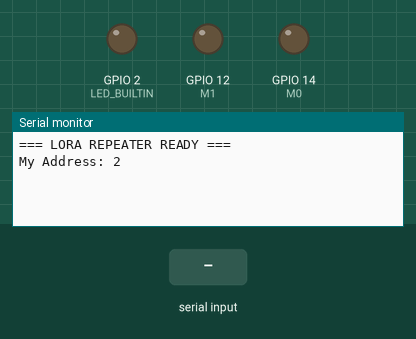
A sketch run on a simulated ESP32. Parts: output pins drawn as LEDs (lit = HIGH), the last lines printed to the serial monitor. The inputs (shaded band) are chosen by the test bench.

Above: at 1.2 s.
1.3 s: "90,45\n" received over the second serial link
At 2.2 s:
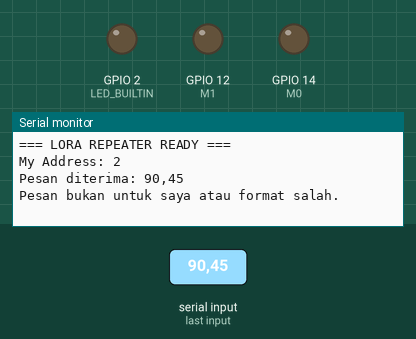
2.8 s: "3\n" received over the second serial link
At 3.2 s:
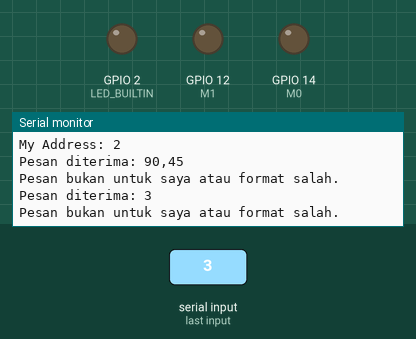
4.3 s: "90,45,%149[^]\n" received over the second serial link
At 4.8 s:
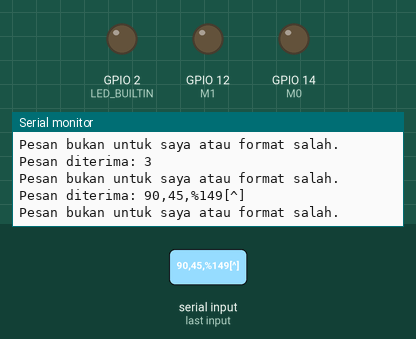

The sketch:

repeater.ino
```cpp
#include <Arduino.h>

// ===== PIN DEFINITIONS =====
#define LORA_RX 26
#define LORA_TX 27
#define LORA_BAUD 9600
#define M0 14
#define M1 12
#define LED_BUILTIN 2

// ===== LORA ADDRESSING =====
#define MY_ADDRESS 2       // Alamat untuk Repeater
#define TX_ADDRESS 1       // Alamat untuk node Pengirim (tx2)
#define RX_ADDRESS 3       // Alamat untuk node Penerima (rx2)

HardwareSerial loraSerial(2);

void setup() {
  Serial.begin(115200);
  pinMode(LED_BUILTIN, OUTPUT);
  pinMode(M0, OUTPUT);
  pinMode(M1, OUTPUT);
  digitalWrite(M0, LOW);
  digitalWrite(M1, LOW);

  loraSerial.begin(LORA_BAUD, SERIAL_8N1, LORA_RX, LORA_TX);

  Serial.println("=== LORA REPEATER READY ===");
  Serial.printf("My Address: %d\n", MY_ADDRESS);
}

void loop() {
  static String loraBuffer;

  if (loraSerial.available()) {
    char c = loraSerial.read();
    if (c == '\n') {
      if (loraBuffer.length() > 0) {
        Serial.printf("Pesan diterima: %s\n", loraBuffer.c_str());

        int destAddr, srcAddr;
        char payload[150];

        int parsed = sscanf(loraBuffer.c_str(), "%d,%d,%149[^\n]", &destAddr, &srcAddr, payload);

        if (parsed == 3 && destAddr == MY_ADDRESS) {
          digitalWrite(LED_BUILTIN, HIGH);

          String payloadStr = String(payload);

          int nextDestAddr;
          if (srcAddr == TX_ADDRESS) {
            nextDestAddr = RX_ADDRESS;
            Serial.printf("Meneruskan pesan dari TX (Addr %d) ke RX (Addr %d)...\n", srcAddr, nextDestAddr);
          } else if (srcAddr == RX_ADDRESS) {
            nextDestAddr = TX_ADDRESS;
            Serial.printf("Meneruskan ACK dari RX (Addr %d) ke TX (Addr %d)...\n", srcAddr, nextDestAddr);
          } else {
            Serial.println("Sumber tidak diketahui, pesan diabaikan.");
            loraBuffer = "";
            digitalWrite(LED_BUILTIN, LOW);
            return;
          }

          String forwardMessage = String(nextDestAddr) + "," + String(MY_ADDRESS) + "," + payloadStr + "\n";

          delay(300); // Delay before forwarding to allow direct communication
          loraSerial.print(forwardMessage);
          Serial.printf("Pesan diteruskan: %s", forwardMessage.c_str());

          delay(50);
          digitalWrite(LED_BUILTIN, LOW);

        } else {
          Serial.println("Pesan bukan untuk saya atau format salah.");
        }
        loraBuffer = "";
      }
    } else if (c != '\r') {
      loraBuffer += c;
      if (loraBuffer.length() > 200) {
        loraBuffer = "";
      }
    }
  }
}
```

Measured:
- after the input at 1.3 s, the serial monitor: prints a new line at once (image 1)
- after the input at 2.8 s, the serial monitor: prints a new line at once (image 2)
- after the input at 4.3 s, the serial monitor: prints a new line at once (image 3)
